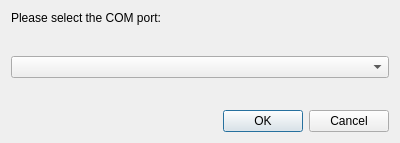
<?xml version="1.0" encoding="UTF-8"?>
<ui version="4.0">
 <class>Dialog</class>
 <widget class="QDialog" name="Dialog">
  <property name="geometry">
   <rect>
    <x>0</x>
    <y>0</y>
    <width>400</width>
    <height>143</height>
   </rect>
  </property>
  <property name="windowTitle">
   <string>Select COM Port</string>
  </property>
  <layout class="QVBoxLayout" name="verticalLayout">
   <item>
    <widget class="QLabel" name="label">
     <property name="text">
      <string>Please select the COM port:</string>
     </property>
    </widget>
   </item>
   <item>
    <spacer name="verticalSpacer_2">
     <property name="orientation">
      <enum>Qt::Vertical</enum>
     </property>
     <property name="sizeHint" stdset="0">
      <size>
       <width>20</width>
       <height>40</height>
      </size>
     </property>
    </spacer>
   </item>
   <item>
    <widget class="QComboBox" name="comboBox"/>
   </item>
   <item>
    <spacer name="verticalSpacer">
     <property name="orientation">
      <enum>Qt::Vertical</enum>
     </property>
     <property name="sizeHint" stdset="0">
      <size>
       <width>20</width>
       <height>40</height>
      </size>
     </property>
    </spacer>
   </item>
   <item>
    <widget class="QDialogButtonBox" name="buttonBox">
     <property name="orientation">
      <enum>Qt::Horizontal</enum>
     </property>
     <property name="standardButtons">
      <set>QDialogButtonBox::Cancel|QDialogButtonBox::Ok</set>
     </property>
    </widget>
   </item>
  </layout>
 </widget>
 <resources/>
 <connections/>
</ui>
